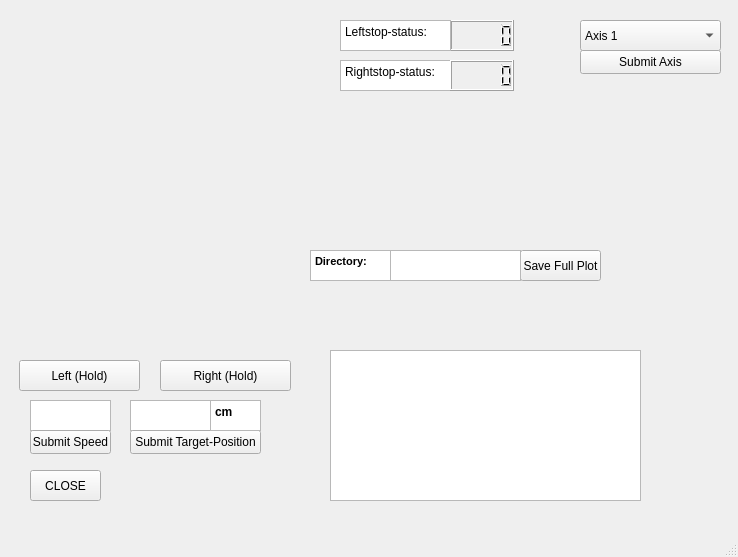
<?xml version="1.0" encoding="UTF-8"?>
<ui version="4.0">
 <class>MainWindow</class>
 <widget class="QMainWindow" name="MainWindow">
  <property name="geometry">
   <rect>
    <x>0</x>
    <y>0</y>
    <width>738</width>
    <height>557</height>
   </rect>
  </property>
  <property name="windowTitle">
   <string>MainWindow</string>
  </property>
  <widget class="QWidget" name="centralwidget">
   <widget class="PlotWidget" name="graphWidget" native="true">
    <property name="geometry">
     <rect>
      <x>10</x>
      <y>10</y>
      <width>301</width>
      <height>271</height>
     </rect>
    </property>
   </widget>
   <widget class="QPushButton" name="GoleftButton">
    <property name="geometry">
     <rect>
      <x>19</x>
      <y>360</y>
      <width>121</width>
      <height>31</height>
     </rect>
    </property>
    <property name="text">
     <string>Left (Hold)</string>
    </property>
   </widget>
   <widget class="QPushButton" name="GorightButton">
    <property name="geometry">
     <rect>
      <x>160</x>
      <y>360</y>
      <width>131</width>
      <height>31</height>
     </rect>
    </property>
    <property name="text">
     <string>Right (Hold)</string>
    </property>
   </widget>
   <widget class="QPushButton" name="EndConnectionButton">
    <property name="geometry">
     <rect>
      <x>30</x>
      <y>470</y>
      <width>71</width>
      <height>31</height>
     </rect>
    </property>
    <property name="styleSheet">
     <string notr="true"/>
    </property>
    <property name="text">
     <string>CLOSE</string>
    </property>
   </widget>
   <widget class="QLCDNumber" name="LeftstopDisplay">
    <property name="geometry">
     <rect>
      <x>450</x>
      <y>20</y>
      <width>64</width>
      <height>31</height>
     </rect>
    </property>
   </widget>
   <widget class="QTextEdit" name="textEdit_speed">
    <property name="geometry">
     <rect>
      <x>30</x>
      <y>400</y>
      <width>81</width>
      <height>31</height>
     </rect>
    </property>
   </widget>
   <widget class="QPushButton" name="SubmitSpeed">
    <property name="geometry">
     <rect>
      <x>30</x>
      <y>430</y>
      <width>81</width>
      <height>24</height>
     </rect>
    </property>
    <property name="text">
     <string>Submit Speed</string>
    </property>
   </widget>
   <widget class="QTextBrowser" name="textBrowser">
    <property name="geometry">
     <rect>
      <x>340</x>
      <y>20</y>
      <width>111</width>
      <height>31</height>
     </rect>
    </property>
    <property name="html">
     <string>&lt;!DOCTYPE HTML PUBLIC &quot;-//W3C//DTD HTML 4.0//EN&quot; &quot;http://www.w3.org/TR/REC-html40/strict.dtd&quot;&gt;
&lt;html&gt;&lt;head&gt;&lt;meta name=&quot;qrichtext&quot; content=&quot;1&quot; /&gt;&lt;meta charset=&quot;utf-8&quot; /&gt;&lt;style type=&quot;text/css&quot;&gt;
p, li { white-space: pre-wrap; }
hr { height: 1px; border-width: 0; }
li.unchecked::marker { content: &quot;\2610&quot;; }
li.checked::marker { content: &quot;\2612&quot;; }
&lt;/style&gt;&lt;/head&gt;&lt;body style=&quot; font-family:'Segoe UI'; font-size:9pt; font-weight:400; font-style:normal;&quot;&gt;
&lt;p style=&quot; margin-top:0px; margin-bottom:0px; margin-left:0px; margin-right:0px; -qt-block-indent:0; text-indent:0px;&quot;&gt;Leftstop-status: &lt;/p&gt;&lt;/body&gt;&lt;/html&gt;</string>
    </property>
   </widget>
   <widget class="QTextBrowser" name="textBrowser_2">
    <property name="geometry">
     <rect>
      <x>340</x>
      <y>60</y>
      <width>111</width>
      <height>31</height>
     </rect>
    </property>
    <property name="html">
     <string>&lt;!DOCTYPE HTML PUBLIC &quot;-//W3C//DTD HTML 4.0//EN&quot; &quot;http://www.w3.org/TR/REC-html40/strict.dtd&quot;&gt;
&lt;html&gt;&lt;head&gt;&lt;meta name=&quot;qrichtext&quot; content=&quot;1&quot; /&gt;&lt;meta charset=&quot;utf-8&quot; /&gt;&lt;style type=&quot;text/css&quot;&gt;
p, li { white-space: pre-wrap; }
hr { height: 1px; border-width: 0; }
li.unchecked::marker { content: &quot;\2610&quot;; }
li.checked::marker { content: &quot;\2612&quot;; }
&lt;/style&gt;&lt;/head&gt;&lt;body style=&quot; font-family:'Segoe UI'; font-size:9pt; font-weight:400; font-style:normal;&quot;&gt;
&lt;p style=&quot; margin-top:0px; margin-bottom:0px; margin-left:0px; margin-right:0px; -qt-block-indent:0; text-indent:0px;&quot;&gt;Rightstop-status: &lt;/p&gt;&lt;/body&gt;&lt;/html&gt;</string>
    </property>
   </widget>
   <widget class="QLCDNumber" name="RightstopDisplay">
    <property name="geometry">
     <rect>
      <x>450</x>
      <y>60</y>
      <width>64</width>
      <height>31</height>
     </rect>
    </property>
   </widget>
   <widget class="QTextEdit" name="textEdit_position">
    <property name="geometry">
     <rect>
      <x>130</x>
      <y>400</y>
      <width>81</width>
      <height>31</height>
     </rect>
    </property>
    <property name="html">
     <string>&lt;!DOCTYPE HTML PUBLIC &quot;-//W3C//DTD HTML 4.0//EN&quot; &quot;http://www.w3.org/TR/REC-html40/strict.dtd&quot;&gt;
&lt;html&gt;&lt;head&gt;&lt;meta name=&quot;qrichtext&quot; content=&quot;1&quot; /&gt;&lt;meta charset=&quot;utf-8&quot; /&gt;&lt;style type=&quot;text/css&quot;&gt;
p, li { white-space: pre-wrap; }
hr { height: 1px; border-width: 0; }
li.unchecked::marker { content: &quot;\2610&quot;; }
li.checked::marker { content: &quot;\2612&quot;; }
&lt;/style&gt;&lt;/head&gt;&lt;body style=&quot; font-family:'Segoe UI'; font-size:9pt; font-weight:400; font-style:normal;&quot;&gt;
&lt;p style=&quot;-qt-paragraph-type:empty; margin-top:0px; margin-bottom:0px; margin-left:0px; margin-right:0px; -qt-block-indent:0; text-indent:0px;&quot;&gt;&lt;br /&gt;&lt;/p&gt;&lt;/body&gt;&lt;/html&gt;</string>
    </property>
   </widget>
   <widget class="QPushButton" name="SubmitTargetposition">
    <property name="geometry">
     <rect>
      <x>130</x>
      <y>430</y>
      <width>131</width>
      <height>24</height>
     </rect>
    </property>
    <property name="text">
     <string>Submit Target-Position</string>
    </property>
   </widget>
   <widget class="QTextEdit" name="textEdit_position_2">
    <property name="geometry">
     <rect>
      <x>210</x>
      <y>400</y>
      <width>51</width>
      <height>31</height>
     </rect>
    </property>
    <property name="html">
     <string>&lt;!DOCTYPE HTML PUBLIC &quot;-//W3C//DTD HTML 4.0//EN&quot; &quot;http://www.w3.org/TR/REC-html40/strict.dtd&quot;&gt;
&lt;html&gt;&lt;head&gt;&lt;meta name=&quot;qrichtext&quot; content=&quot;1&quot; /&gt;&lt;meta charset=&quot;utf-8&quot; /&gt;&lt;style type=&quot;text/css&quot;&gt;
p, li { white-space: pre-wrap; }
hr { height: 1px; border-width: 0; }
li.unchecked::marker { content: &quot;\2610&quot;; }
li.checked::marker { content: &quot;\2612&quot;; }
&lt;/style&gt;&lt;/head&gt;&lt;body style=&quot; font-family:'Segoe UI'; font-size:9pt; font-weight:400; font-style:normal;&quot;&gt;
&lt;p style=&quot; margin-top:0px; margin-bottom:0px; margin-left:0px; margin-right:0px; -qt-block-indent:0; text-indent:0px;&quot;&gt;&lt;span style=&quot; font-weight:700;&quot;&gt;cm&lt;/span&gt;&lt;/p&gt;&lt;/body&gt;&lt;/html&gt;</string>
    </property>
   </widget>
   <widget class="QTextBrowser" name="MessageBox">
    <property name="geometry">
     <rect>
      <x>330</x>
      <y>350</y>
      <width>311</width>
      <height>151</height>
     </rect>
    </property>
   </widget>
   <widget class="QPushButton" name="SavePlotButton">
    <property name="geometry">
     <rect>
      <x>520</x>
      <y>250</y>
      <width>81</width>
      <height>31</height>
     </rect>
    </property>
    <property name="text">
     <string>Save Full Plot</string>
    </property>
   </widget>
   <widget class="QTextBrowser" name="MessageBox_3">
    <property name="geometry">
     <rect>
      <x>310</x>
      <y>250</y>
      <width>81</width>
      <height>31</height>
     </rect>
    </property>
    <property name="html">
     <string>&lt;!DOCTYPE HTML PUBLIC &quot;-//W3C//DTD HTML 4.0//EN&quot; &quot;http://www.w3.org/TR/REC-html40/strict.dtd&quot;&gt;
&lt;html&gt;&lt;head&gt;&lt;meta name=&quot;qrichtext&quot; content=&quot;1&quot; /&gt;&lt;meta charset=&quot;utf-8&quot; /&gt;&lt;style type=&quot;text/css&quot;&gt;
p, li { white-space: pre-wrap; }
hr { height: 1px; border-width: 0; }
li.unchecked::marker { content: &quot;\2610&quot;; }
li.checked::marker { content: &quot;\2612&quot;; }
&lt;/style&gt;&lt;/head&gt;&lt;body style=&quot; font-family:'Segoe UI'; font-size:9pt; font-weight:400; font-style:normal;&quot;&gt;
&lt;p style=&quot; margin-top:0px; margin-bottom:0px; margin-left:0px; margin-right:0px; -qt-block-indent:0; text-indent:0px;&quot;&gt;&lt;span style=&quot; font-size:8pt; font-weight:700;&quot;&gt;Directory:&lt;/span&gt;&lt;/p&gt;&lt;/body&gt;&lt;/html&gt;</string>
    </property>
   </widget>
   <widget class="QTextEdit" name="textEdit_Directory">
    <property name="geometry">
     <rect>
      <x>390</x>
      <y>250</y>
      <width>131</width>
      <height>31</height>
     </rect>
    </property>
    <property name="html">
     <string>&lt;!DOCTYPE HTML PUBLIC &quot;-//W3C//DTD HTML 4.0//EN&quot; &quot;http://www.w3.org/TR/REC-html40/strict.dtd&quot;&gt;
&lt;html&gt;&lt;head&gt;&lt;meta name=&quot;qrichtext&quot; content=&quot;1&quot; /&gt;&lt;meta charset=&quot;utf-8&quot; /&gt;&lt;style type=&quot;text/css&quot;&gt;
p, li { white-space: pre-wrap; }
hr { height: 1px; border-width: 0; }
li.unchecked::marker { content: &quot;\2610&quot;; }
li.checked::marker { content: &quot;\2612&quot;; }
&lt;/style&gt;&lt;/head&gt;&lt;body style=&quot; font-family:'Segoe UI'; font-size:9pt; font-weight:400; font-style:normal;&quot;&gt;
&lt;p style=&quot;-qt-paragraph-type:empty; margin-top:0px; margin-bottom:0px; margin-left:0px; margin-right:0px; -qt-block-indent:0; text-indent:0px;&quot;&gt;&lt;br /&gt;&lt;/p&gt;&lt;/body&gt;&lt;/html&gt;</string>
    </property>
   </widget>
   <widget class="QComboBox" name="AxisBox">
    <property name="geometry">
     <rect>
      <x>580</x>
      <y>20</y>
      <width>141</width>
      <height>31</height>
     </rect>
    </property>
    <item>
     <property name="text">
      <string>Axis 1</string>
     </property>
    </item>
    <item>
     <property name="text">
      <string>Axis 2</string>
     </property>
    </item>
    <item>
     <property name="text">
      <string>Axis 3</string>
     </property>
    </item>
    <item>
     <property name="text">
      <string/>
     </property>
    </item>
   </widget>
   <widget class="QPushButton" name="SubmitAxis">
    <property name="geometry">
     <rect>
      <x>580</x>
      <y>50</y>
      <width>141</width>
      <height>24</height>
     </rect>
    </property>
    <property name="text">
     <string>Submit Axis</string>
    </property>
   </widget>
  </widget>
  <widget class="QMenuBar" name="menubar">
   <property name="geometry">
    <rect>
     <x>0</x>
     <y>0</y>
     <width>738</width>
     <height>21</height>
    </rect>
   </property>
  </widget>
  <widget class="QStatusBar" name="statusbar"/>
  <action name="actionFile">
   <property name="text">
    <string>Do Something</string>
   </property>
  </action>
 </widget>
 <customwidgets>
  <customwidget>
   <class>PlotWidget</class>
   <extends>QWidget</extends>
   <header location="global">pyqtgraph</header>
   <container>1</container>
  </customwidget>
 </customwidgets>
 <resources/>
 <connections/>
</ui>
